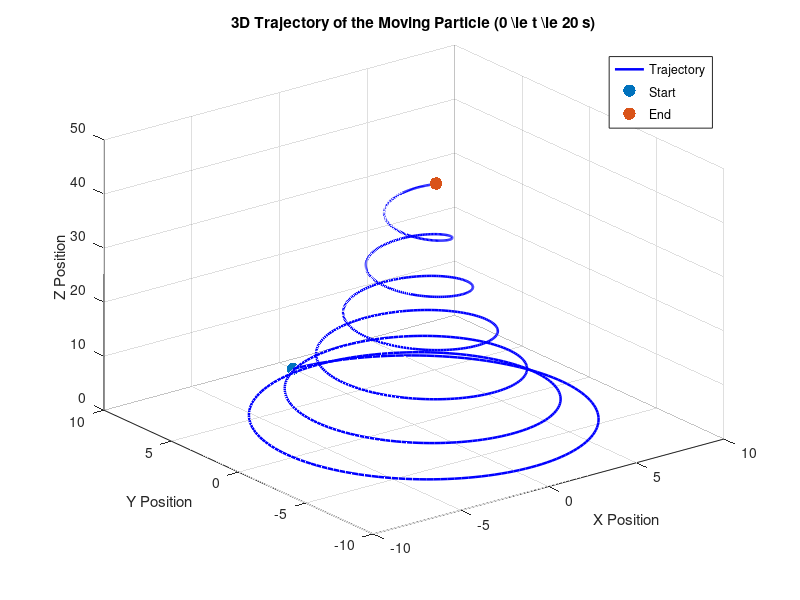

MATLAB code to generate this figure:
clc; close all; clear all;
% Define time vector from 0 to 20 s with high resolution
t = linspace(0, 20, 1000);

% Calculate position coordinates as a function of time
x = 0.01 .* (30 - t).^2 .* sin(2 * t);
y = 0.01 .* (30 - t).^2 .* cos(2 * t);
z = 0.5 .* t.^1.5;

% Create 3D figure
figure('Name', 'Particle Trajectory', 'Position', [100, 100, 800, 600]);
plot3(x, y, z, 'LineWidth', 1.8, 'Color', 'b');
hold on;

% Mark the start (t = 0 s) and end (t = 20 s) positions
scatter3(x(1), y(1), z(1), 80, 'green', 'filled', 'DisplayName', 'Start (t = 0 s)');
scatter3(x(end), y(end), z(end), 80, 'red', 'filled', 'DisplayName', 'End (t = 20 s)');

% Format axes and labels
grid on;
xlabel('X Position');
ylabel('Y Position');
zlabel('Z Position');
title('3D Trajectory of the Moving Particle (0 \le t \le 20 s)');
legend('Trajectory', 'Start', 'End', 'Location', 'best');
view(3); % Set standard 3D view angle
hold off;
